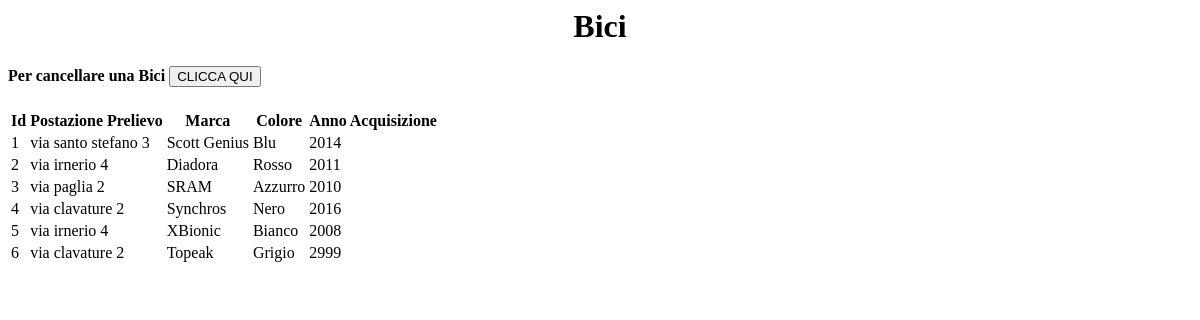
The page /pages/visualizzabici.php (signed in) on the database its author committed.
### tables this page shows
CREATE TABLE IF NOT EXISTS Bici(

	Id INT NOT NULL PRIMARY KEY,
	Postazione_Prelievo VARCHAR(20),
	Marca VARCHAR(20),
	Colore VARCHAR(20),
	Anno_Acquisizione INT,
	FOREIGN KEY (Postazione_Prelievo) REFERENCES Postazione_Prelievo(Indirizzo) 
	ON DELETE CASCADE
	);

### class.user.php (called while the page is built, shortened)
<?php
class USER {
	private $conn;
	public function __construct() {
		$database = new Database();
		$db = $database -> dbConnection();
		$this -> conn = $db;
	}
	public function runQuery($sql) {
		$stmt = $this -> conn -> prepare($sql);
		return $stmt;
	}
}
?>

### pages/visualizzabici.php (the view, shortened to what this page needs)
<?php
require_once ("../class.user.php");
$auth_user = new USER();
$tipo = $_SESSION['user_tipologia'];
$stmt = $auth_user -> runQuery('SELECT * FROM Bici;');
$stmt -> execute();
?>
<head><link href="css/bootstrap-dialog.min.css" rel="stylesheet"> </head>
<body>
		<div >
			<h1 align="center">Bici</h1>
			<?php if ($stmt->rowCount()!=0): ?>
				<?php if($tipo=="Amministratore"): ?>
				<div>
					<h4>Per cancellare una Bici  <button type="button" id="Cancella" class="btn btn-primary" data-toggle="modal" data-target="#myModal2">CLICCA QUI</button></h4>
				</div>
				<?php endif;  ?>
            	<div>
  						<table class="table table-striped ">
    					<thead class="personale">
      					<tr>
      					  <th>Id</th>
      					  <th>Postazione Prelievo</th>
      					  <th>Marca</th>
      					  <th>Colore</th>
      					  <th>Anno Acquisizione</th>
     					 </tr>
    					</thead>
  		  						<tbody>
  		  							<?php while ($userRow=$stmt->fetch(PDO::FETCH_ASSOC)): ?>
      							<tr >
      							  <td class="col-md-3"><?php echo $userRow['Id']; ?></td>
     						      <td class="col-md-3"><?php echo $userRow['Postazione_Prelievo']; ?></td>
     						      <td class="col-md-3"><?php echo $userRow['Marca']; ?></td>
     						      <td class="col-md-3"><?php echo $userRow['Colore']; ?></td>
     						      <td class="col-md-3"><?php echo $userRow['Anno_Acquisizione']; ?></td>
     							 </tr>
     							 <?php endwhile; ?>
      						  </tbody>
  						</table>
			   </div>
            <?php endif; ?>
          </div>
</body>

### rows shown on the page
bici: Id "1", Postazione_Prelievo "via santo stefano 3", Marca "Scott Genius", Colore "Blu", Anno_Acquisizione "2014"
bici: Id "2", Postazione_Prelievo "via irnerio 4", Marca "Diadora", Colore "Rosso", Anno_Acquisizione "2011"
bici: Id "3", Postazione_Prelievo "via paglia 2", Marca "SRAM", Colore "Azzurro", Anno_Acquisizione "2010"
bici: Id "4", Postazione_Prelievo "via clavature 2", Marca "Synchros", Colore "Nero", Anno_Acquisizione "2016"
bici: Id "5", Postazione_Prelievo "via irnerio 4", Marca "XBionic", Colore "Bianco", Anno_Acquisizione "2008"
bici: Id "6", Postazione_Prelievo "via clavature 2", Marca "Topeak", Colore "Grigio", Anno_Acquisizione "2999"
